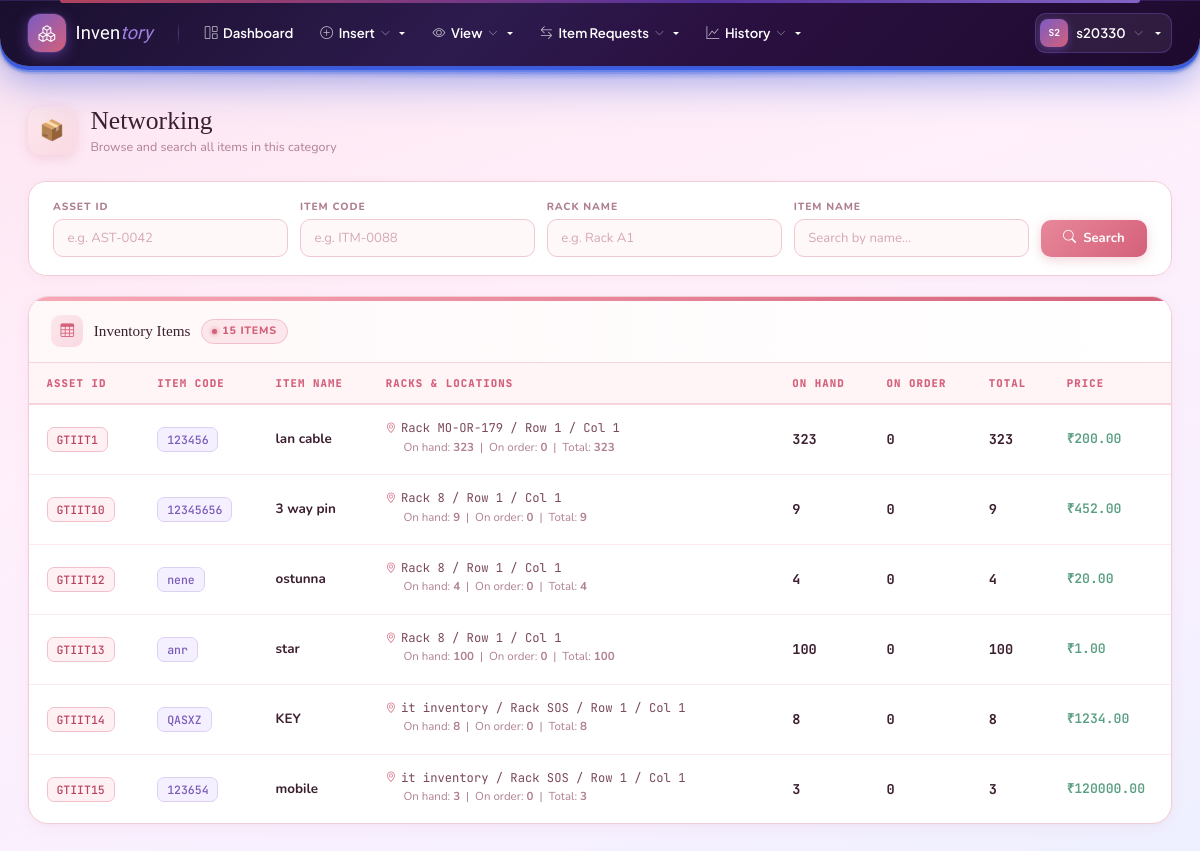
The app's page /category/networking/ (signed in) with its own data.
### inventory/models.py (models this page shows, shortened)
class User(AbstractUser):
    REQUIRED_FIELDS = ['email']
    stage = models.PositiveSmallIntegerField(default=1)
    full_name = models.CharField(max_length=200, blank=True, default='')
    mobile_number = models.CharField(max_length=30, blank=True, default='')
    category = models.CharField(
        max_length=50,
        blank=True,
        null=True
    )
    admin_section = models.CharField(
        max_length=100,
        blank=True,
        null=True
    )
    admin_department = models.CharField(
        max_length=100,
        blank=True,
        null=True
    )
    department = models.CharField(
        max_length=100,
        blank=True,
        null=True
    )
    section = models.CharField(
        max_length=100,
        blank=True,
        null=True
    )
    is_active = models.BooleanField(
        default=True,
        help_text='Designates whether this user should be treated as active.'
    )
    def is_stage1(self):
        return self.is_superuser or self.stage == 1
    def can_edit(self):
        return self.is_stage1() or self.is_stage2()
    def can_approve_issue_requests(self):
        return self.is_stage1() or self.is_stage2()
    def can_request_issue(self):
        return True  # all stages allowed
    def can_issue_items(self):
        return self.is_stage1() or self.is_stage2()
    def can_manage_users(self):
        return self.is_stage1()
    def allowed_categories(self):
        if self.is_stage1() or self.is_stage2():
            return [choice[0] for choice in CATEGORY_CHOICES]
        return []  # Stage 3 has no category access
    class Meta:
        verbose_name = 'User'
        verbose_name_plural = 'Users'

class Product(models.Model):
    category = models.CharField(max_length=20, choices=CATEGORY_CHOICES, db_index=True)
    asset_id = models.CharField(max_length=100, blank=True)
    item_code = models.CharField(max_length=100, blank=True, default='')
    item_name = models.CharField(max_length=200)
    cabin_name = models.CharField(max_length=100, blank=True, default='')
    row_number = models.PositiveIntegerField(null=True, blank=True)
    column_number = models.PositiveIntegerField(null=True, blank=True)
    measurement_unit = models.CharField(max_length=20, choices=MEASUREMENT_UNIT_CHOICES, blank=True, default='')
    measurement_value = models.CharField(max_length=200, blank=True, default='')
    location = models.CharField(max_length=200, blank=True, default='')
    quantity_available = models.PositiveIntegerField(default=0)
    requested_count = models.PositiveIntegerField(default=0)
    price = models.DecimalField(max_digits=12, decimal_places=2, null=True, blank=True)
    rack = models.ForeignKey(Rack, on_delete=models.SET_NULL, null=True, blank=True, related_name='products')
    created_at = models.DateTimeField(auto_now_add=True)
    updated_at = models.DateTimeField(auto_now=True)
    class Meta:
        unique_together = [('category', 'asset_id')]
        ordering = ['category', 'asset_id']
    @property
    def computed_location(self):
        parts = []
        if self.cabin_name:
            parts.append(self.cabin_name)
        if self.rack_id and self.rack and self.rack.rack_number:
            parts.append(f"Rack {self.rack.rack_number}")
        if self.row_number is not None:
            parts.append(f"Row {self.row_number}")
        if self.column_number is not None:
            parts.append(f"Col {self.column_number}")
        return " / ".join(parts) or self.location

### inventory/views.py (the view)
# urls.py: path('category/<slug:category>/', views.category_detail, name='category_detail'),
@login_required
def category_detail(request, category):
    search_asset = request.GET.get('asset_id', '').strip()
    search_item_code = request.GET.get('item_code', '').strip()
    search_rack = request.GET.get('rack_name', '').strip()
    search_text = request.GET.get('q', '').strip()
    qs = Product.objects.filter(category=category)
    if search_asset:
        qs = qs.filter(asset_id__icontains=search_asset)
    if search_item_code:
        qs = qs.filter(item_code__icontains=search_item_code)
    if search_rack:
        qs = qs.filter(rack__rack_number__icontains=search_rack)
    if search_text:
        qs = qs.filter(Q(item_name__icontains=search_text) | Q(item_code__icontains=search_text))
    qs = qs.select_related('rack').annotate(
        on_order=Coalesce(
            Sum(
                Case(
                    When(
                        orders__status__in=[Order.STATUS_PENDING, Order.STATUS_PARTIAL],
                        then=F('orders__quantity_requested') - F('orders__quantity_provided'),
                    ),
                    default=0,
                    output_field=IntegerField(),
                )
            ),
            0,
        )
    ).annotate(
        total_items=F('quantity_available') + F('on_order')
    )
    rows = qs.order_by('asset_id')
    grouped = {}
    for product in rows:
        key = product.asset_id
        if key not in grouped:
            grouped[key] = {
                'asset_id': product.asset_id,
                'item_code': product.item_code,
                'item_name': product.item_name,
                'racks': [],
                'total_quantity': 0,
                'total_on_order': 0,
                'total_items': 0,
                'price': product.price,
            }
        rack_label = product.computed_location or product.location or '—'
        rack_info = {
            'location': rack_label,
            'quantity': product.quantity_available,
            'on_order': product.on_order,
            'total': product.total_items,
            'rack_number': (product.rack.rack_number if product.rack_id and product.rack else ''),
        }
        existing = None
        for r in grouped[key]['racks']:
            if r['location'] == rack_info['location']:
                existing = r
                break
        if existing:
            existing['quantity'] += rack_info['quantity']
            existing['on_order'] += rack_info['on_order']
            existing['total'] += rack_info['total']
        else:
            grouped[key]['racks'].append(rack_info)
        grouped[key]['total_quantity'] += product.quantity_available
        grouped[key]['total_on_order'] += product.on_order
        grouped[key]['total_items'] += product.total_items
    products = list(grouped.values())
    category_name = dict(CATEGORY_CHOICES).get(category, category)
    return render(request, 'inventory/category_detail.html', {
        'category': category,
        'category_name': category_name,
        'products': products,
        'grouped_view': True,
        'search_asset': search_asset,
        'search_item_code': search_item_code,
        'search_rack': search_rack,
        'search_text': search_text,
    })

### inventory/context_processors.py (called while the page is built, shortened)
def stage_permissions(request):
    if request.user.is_authenticated:
        choices = dict(CATEGORY_CHOICES)
        allowed = request.user.allowed_categories()
        return {
            'user_can_edit': request.user.can_edit(),
            'user_can_request_issue': request.user.can_request_issue(),
            'user_can_approve_issue_requests': request.user.can_approve_issue_requests(),
            'user_can_issue_items': request.user.can_issue_items(),
            'user_can_manage_users': request.user.can_manage_users(),
            'user_is_stage1': request.user.is_stage1(),
            'user_allowed_categories': allowed,
            'category_display': choices,
            'navbar_categories': [{'slug': c, 'name': choices.get(c, c)} for c in allowed],
        }

### inventory/templates/inventory/category_detail.html (shortened to what this page needs)
{% extends 'inventory/base.html' %}
{% block content %}
<div class="cd-wrapper">
  <div class="cd-page-head">
    <div class="cd-page-left">
      <div class="cd-page-icon">📦</div>
      <div>
        <h1 class="cd-page-title">{{ category_name }}</h1>
        <p class="cd-page-sub">Browse and search all items in this category</p>
      </div>
    </div>
  </div>
  <form method="get" class="cd-search-card">
    <div class="cd-search-field">
      <span class="cd-search-label">Asset ID</span>
      <input type="text" name="asset_id" placeholder="e.g. AST-0042" value="{{ search_asset }}">
    </div>
    <div class="cd-search-field">
      <span class="cd-search-label">Item Code</span>
      <input type="text" name="item_code" placeholder="e.g. ITM-0088" value="{{ search_item_code }}">
    </div>
    <div class="cd-search-field">
      <span class="cd-search-label">Rack Name</span>
      <input type="text" name="rack_name" placeholder="e.g. Rack A1" value="{{ search_rack }}">
    </div>
    <div class="cd-search-field">
      <span class="cd-search-label">Item Name</span>
      <input type="text" name="q" placeholder="Search by name…" value="{{ search_text }}">
    </div>
    <button type="submit" class="cd-btn-search">
      <i class="bi bi-search"></i> Search
    </button>
  </form>
  <div class="cd-table-card">
    <div class="cd-stripe"></div>
    <div class="cd-table-toolbar">
      <div class="cd-toolbar-left">
        <div class="cd-tbl-icon"><i class="bi bi-table"></i></div>
        <p class="cd-tbl-title">Inventory Items</p>
        <span class="cd-tbl-count">{{ products|length }} item{{ products|length|pluralize }}</span>
      </div>
    </div>
    <div class="cd-table-scroll">
      <table class="cd-table">
        <thead>
          <tr>
            <th>Asset ID</th>
            <th>Item Code</th>
            <th>Item Name</th>
            <th>Racks &amp; Locations</th>
            <th>On hand</th>
            <th>On order</th>
            <th>Total</th>
            <th>Price</th>
          </tr>
        </thead>
        <tbody>
          {% for p in products %}
          <tr>
            <td>
              <span class="cd-asset-chip">{{ p.asset_id }}</span>
            </td>
            <td>
              {% if p.item_code %}
                <span class="cd-code-chip">{{ p.item_code }}</span>
              {% else %}
                <span class="cd-dash">—</span>
              {% endif %}
            </td>
            <td>
              <div class="cd-item-name">{{ p.item_name }}</div>
            </td>
            <td>
              {% for r in p.racks %}
                <div style="margin-bottom: 0.35rem;">
                  <span class="cd-location">
                    <i class="bi bi-geo-alt"></i>
                    {{ r.location }}
                  </span>
                  <div class="cd-item-sub" style="margin-left: 1.1rem;">
                    On hand: <strong>{{ r.quantity }}</strong>
                    &nbsp;|&nbsp;
                    On order: <strong>{{ r.on_order }}</strong>
                    &nbsp;|&nbsp;
                    Total: <strong>{{ r.total }}</strong>
                  </div>
                </div>
              {% endfor %}
            </td>
            <td>
              <div class="cd-qty">
                <span class="cd-qty-num">{{ p.total_quantity }}</span>
              </div>
            </td>
            <td>
              <div class="cd-qty">
                <span class="cd-qty-num">{{ p.total_on_order }}</span>
              </div>
            </td>
            <td>
              <div class="cd-qty">
                <span class="cd-qty-num">{{ p.total_items }}</span>
              </div>
            </td>
            <td>
              {% if p.price %}
                <span class="cd-price">₹{{ p.price }}</span>
              {% else %}
                <span class="cd-dash">—</span>
              {% endif %}
            </td>
          </tr>
          {% endfor %}
        </tbody>
      </table>
    </div>
  </div>
</div>
{% endblock %}

### inventory/templates/inventory/base.html (shortened to what this page needs)
{% load static %}
<!DOCTYPE html>
<html lang="en">
<head>
    <link href="https://cdn.jsdelivr.net/npm/bootstrap@5.3.2/dist/css/bootstrap.min.css" rel="stylesheet">
    <link href="https://cdn.jsdelivr.net/npm/bootstrap-icons@1.11.1/font/bootstrap-icons.css" rel="stylesheet">
</head>
<body>
    {% if user.is_authenticated %}
    <nav class="top-navbar">
        <a href="{% url 'inventory:dashboard' %}" class="nb-brand">
            <div class="nb-brand-icon"><i class="bi bi-boxes"></i></div>
            <span class="nb-brand-name">Inven<span>tory</span></span>
        </a>
        <a class="nb-link" href="{% url 'inventory:dashboard' %}">
            <i class="bi bi-grid-1x2"></i> Dashboard
        </a>
        {% if user_can_edit %}
        <div class="dropdown">
            <a class="nb-link dropdown-toggle" href="#" data-bs-toggle="dropdown">
                <i class="bi bi-plus-circle"></i> Insert <i class="bi bi-chevron-down"></i>
            </a>
        </div>
        {% endif %}
        {% if user.stage == 3 %}
        <a class="nb-link" href="{% url 'inventory:view_items' %}">
            <i class="bi bi-archive"></i> View Items
        </a>
        {% else %}
        <div class="dropdown">
            <a class="nb-link dropdown-toggle" href="#" data-bs-toggle="dropdown">
                <i class="bi bi-eye"></i> View <i class="bi bi-chevron-down"></i>
            </a>
        </div>
        {% endif %}
        {% if user_can_request_issue or user_can_approve_issue_requests or user_can_issue_items %}
        {% if user.stage == 3 %}
        <a class="nb-link" href="{% url 'inventory:issue_requests' %}">
            <i class="bi bi-list-check"></i> Request an Item
        </a>
        {% else %}
        <div class="dropdown">
            <a class="nb-link dropdown-toggle" href="#" data-bs-toggle="dropdown">
                <i class="bi bi-arrow-left-right"></i> Item Requests <i class="bi bi-chevron-down"></i>
            </a>
        </div>
        {% endif %}
        {% endif %}
        {% if user_can_manage_users or user.stage == 2 %}
        <div class="dropdown">
            <a class="nb-link dropdown-toggle" href="#" data-bs-toggle="dropdown">
                <i class="bi bi-graph-up"></i> History <i class="bi bi-chevron-down"></i>
            </a>
        </div>
        {% endif %}
        <div class="nb-right">
            <div class="dropdown">
                <a class="nb-user-btn dropdown-toggle" href="#" data-bs-toggle="dropdown">
                    <div class="nb-user-avatar">{{ user.username|slice:":2"|upper }}</div>
                    {{ user.username }}
                    <i class="bi bi-chevron-down"></i>
                </a>
            </div>
        </div>
    </nav>
    {% endif %}
    <main class="{% if user.is_authenticated %}main-wrap{% endif %}">
        {% block content %}{% endblock %}
    </main>
</body>
</html>

### records on screen
User: username "S2", username "s20330"
Product: asset_id "GTIIT1", item_code "123456", item_name "lan cable", location "Rack MO-OR-179 / Row 1 / Col 1", quantity "323", on_order "0", total "323", price "200.00"
Product: asset_id "GTIIT10", item_code "12345656", item_name "3 way pin", location "Rack 8 / Row 1 / Col 1", quantity "9", on_order "0", total "9", price "452.00"
Product: asset_id "GTIIT12", item_code "nene", item_name "ostunna", location "Rack 8 / Row 1 / Col 1", quantity "4", on_order "0", total "4", price "20.00"
Product: asset_id "GTIIT13", item_code "anr", item_name "star", price "1.00"
Product: asset_id "GTIIT14", item_code "QASXZ", item_name "KEY", location "it inventory / Rack SOS / Row 1 / Col 1", quantity "8", on_order "0", total "8", price "1234.00"
Product: asset_id "GTIIT15", item_code "123654", item_name "mobile", location "it inventory / Rack SOS / Row 1 / Col 1", quantity "3", on_order "0", total "3", price "120000.00"

### other values on screen
{{ category_name }} "Networking"
{{ products|length }} "15"
{{ p.total_quantity }} "323" "9" "4" "100" "8" "3"
{{ p.total_on_order }} "0" "0" "0" "0" "0" "0"
{{ p.total_items }} "323" "9" "4" "100" "8" "3"
{{ r.location }} "Rack 8 / Row 1 / Col 1"
{{ r.quantity }} "100"
{{ r.on_order }} "0"
{{ r.total }} "100"
